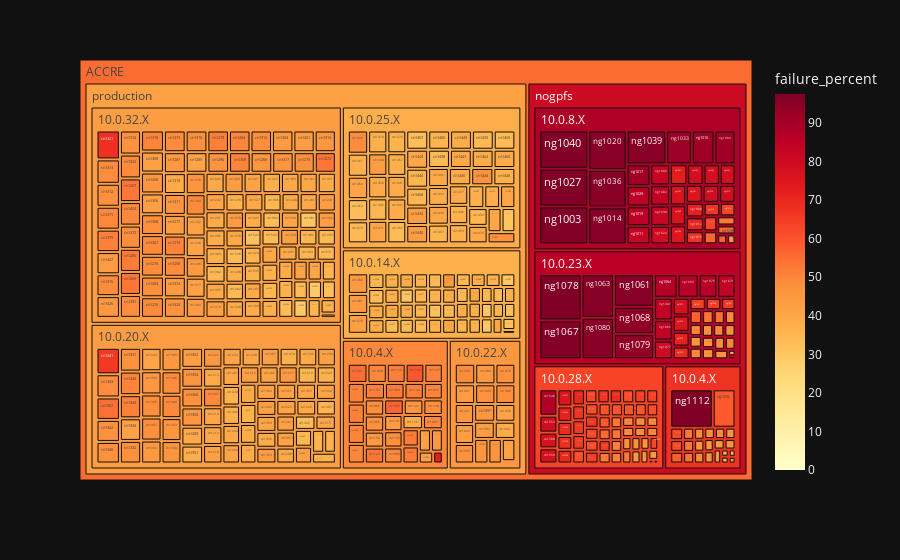

Notebook code for this chart:
### Code cell
px.treemap(node_jobs_df_with_nodelist, 
           path=[
               px.Constant('ACCRE'), 
               'partition', 
               'subnet',
               'node'
           ],
           values='jobs', 
           color='failure_percent', color_continuous_scale='YlOrRd')
# Greys,YlGnBu,Greens,YlOrRd,Bluered,RdBu,Reds,Blues,Picnic,Rainbow,Portland,Jet,Hot,Blackbody,Earth,Electric,Viridis,Cividis.

### Figure 1 — Plotly figure (JSON) as saved in the notebook; plotly's stock layout.template omitted (floating-point values rounded to 4 significant figures; data arrays with more than 128 entries replaced by an {"elided": "..."} marker saying what was removed)
{"data": [{"branchvalues": "total", "customdata": {"elided": "516x1 float values"}, "domain": {"x": [0, 1], "y": [0, 1]}, "hovertemplate": "labels=%{label}<br>jobs=%{value}<br>parent=%{parent}<br>id=%{id}<br>failure_percent=%{color}<extra></extra>", "ids": {"elided": "516 str values"}, "labels": {"elided": "516 str values"}, "marker": {"coloraxis": "coloraxis", "colors": {"elided": "516 float values"}}, "name": "", "parents": {"elided": "516 str values"}, "type": "treemap", "values": {"elided": "516 int values"}}], "layout": {"coloraxis": {"colorbar": {"title": {"text": "failure_percent"}}, "colorscale": [[0, "rgb(255,255,204)"], [0.125, "rgb(255,237,160)"], [0.25, "rgb(254,217,118)"], [0.375, "rgb(254,178,76)"], [0.5, "rgb(253,141,60)"], [0.625, "rgb(252,78,42)"], [0.75, "rgb(227,26,28)"], [0.875, "rgb(189,0,38)"], [1, "rgb(128,0,38)"]]}, "legend": {"tracegroupgap": 0}, "margin": {"t": 60}}}
